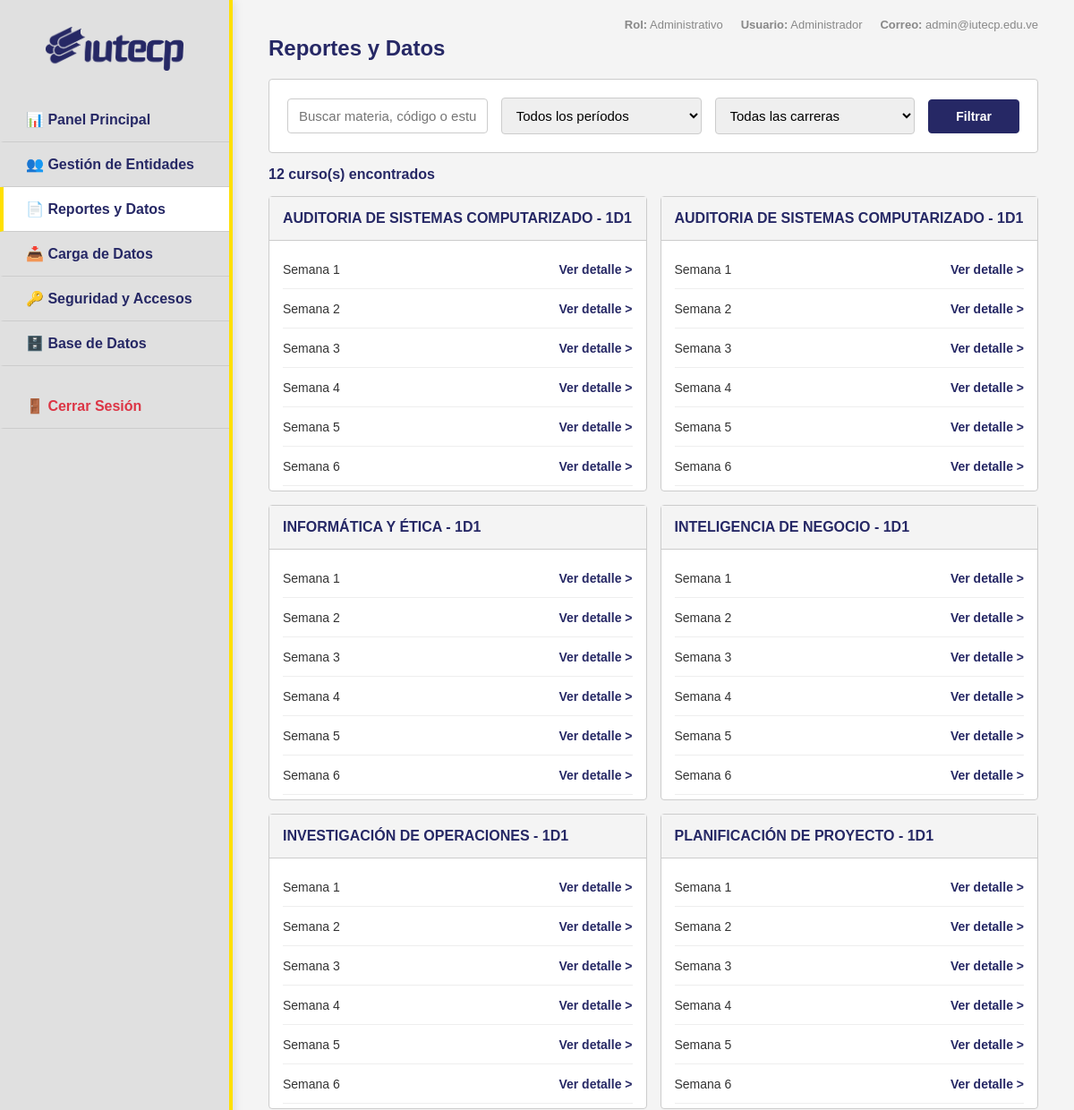
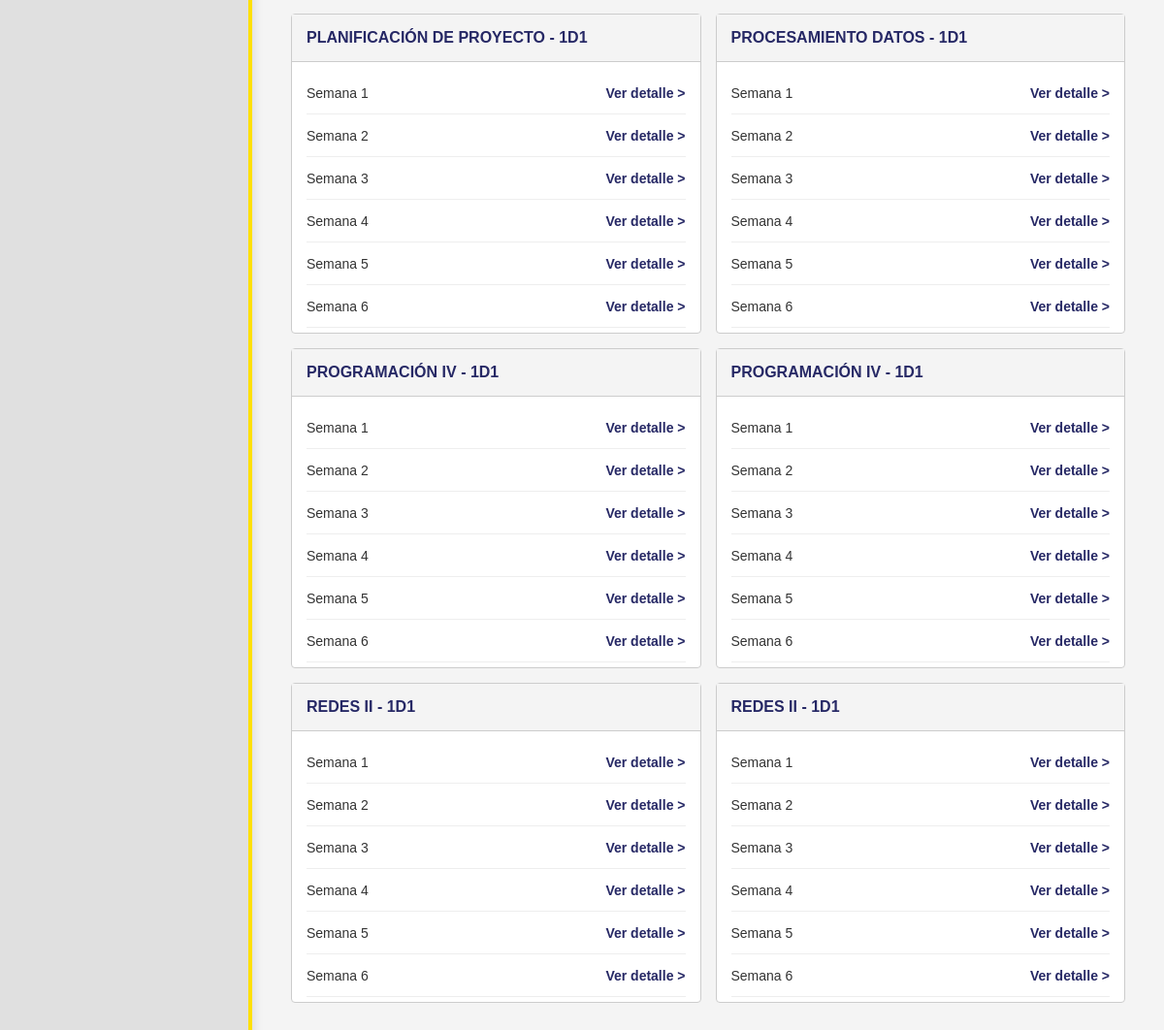
Screenshot of /admin/reportes.php (signed in) with the database file from the repository (2 pictures, top to bottom).
### tables this page shows
CREATE TABLE `cursos` (
  `id` int(11) NOT NULL AUTO_INCREMENT,
  `nombre` varchar(255) NOT NULL,
  `codigo` varchar(50) DEFAULT NULL,
  `carrera_id` int(11) DEFAULT NULL,
  `profesor_id` int(11) DEFAULT NULL,
  `aula` varchar(100) DEFAULT NULL,
  `seccion` varchar(20) DEFAULT NULL,
  `horario` varchar(100) DEFAULT NULL,
  `trayecto` int(11) NOT NULL DEFAULT 1,
  `creditos` int(11) NOT NULL DEFAULT 0,
  `tipo` enum('Obligatoria','Electiva') NOT NULL DEFAULT 'Obligatoria',
  `activo` tinyint(1) DEFAULT 1,
  `created_at` timestamp NULL DEFAULT current_timestamp(),
  PRIMARY KEY (`id`),
  KEY `profesor_id` (`profesor_id`),
  KEY `carrera_id` (`carrera_id`),
  CONSTRAINT `cursos_ibfk_1` FOREIGN KEY (`profesor_id`) REFERENCES `usuarios` (`id`),
  CONSTRAINT `cursos_ibfk_2` FOREIGN KEY (`carrera_id`) REFERENCES `carreras` (`id`)
);

### includes/academico.php (called while the page is built, shortened)
<?php
function obtenerPeriodoActual(): string {
    global $pdo;
    if (isset($pdo)) {
        try {
            $stmt = $pdo->prepare("SELECT valor FROM configuracion WHERE clave = ?");
            $stmt->execute(['periodo_activo']);
            $periodo = $stmt->fetchColumn();
            if ($periodo) return $periodo;
        } catch (Exception $e) {}
    }
    $anio = date('Y');
    return "$anio-$cuatri";
}

### admin/reportes.php (the view, shortened to what this page needs)
<?php
require_once __DIR__ . "/../includes/config.php";
require_once __DIR__ . "/../includes/academico.php";
require_once __DIR__ . "/includes/header.php";
$periodo_selected = $_GET['periodo'] ?? '';
$search = trim($_GET['search'] ?? '');
$current = obtenerPeriodoActual();
$where_clauses = ["c.activo = 1"];
$params = [];
$where_sql = implode(' AND ', $where_clauses);
$join_sql = "";
$join_params = [];
$stmt = $pdo->prepare("
    SELECT DISTINCT c.id, c.nombre, c.codigo, c.seccion,
           u.nombre_completo as profesor,
           cr.nombre as carrera_nombre
    FROM cursos c
    LEFT JOIN inscripciones i ON i.curso_id = c.id $join_sql
    LEFT JOIN usuarios ue ON ue.id = i.estudiante_id
    JOIN usuarios u ON u.id = c.profesor_id
    JOIN carreras cr ON cr.id = c.carrera_id
    WHERE $where_sql
    ORDER BY cr.nombre, c.nombre
");
$stmt->execute(array_merge($join_params, $params));
$cursos = $stmt->fetchAll();
$detail_periodo = !empty($periodo_selected) ? $periodo_selected : $current;
?>
<div id="admin-reports">
    <h2 style="color:var(--primary);margin-bottom:20px">Reportes y Datos</h2>
    <div class="card" style="margin-bottom:15px">
        <div class="filters">
            <form method="GET" action="" style="display:contents" onkeydown="if(event.key==='Enter'&&event.target.tagName!=='TEXTAREA'){event.preventDefault();this.querySelector('button[type=submit]').click()}">
                <input type="text" name="search" placeholder="Buscar materia, código o estudiante..." value="<?= htmlspecialchars($search) ?>" />
                <select name="periodo">
                    <option value="">Todos los períodos</option>
                </select>
                <select name="carrera">
                    <option value="">Todas las carreras</option>
                </select>
                <button type="submit" class="btn btn-primary">Filtrar</button>
            </form>
        </div>
    </div>
    <div id="admin-reports-list">
        <?php if (empty($cursos)): ?>
        <p style="padding:20px;text-align:center;color:#888">No hay cursos para este período.</p>
        <?php else: ?>
        <h3 style="color:var(--secondary);margin-bottom:15px;font-size:16px">
            <?= count($cursos) ?> curso(s) encontrados
        </h3>
        <div class="admin-accordions-grid">
            <?php foreach ($cursos as $curso): ?>
            <details class="class-accordion" open>
                <summary><?= htmlspecialchars($curso['nombre'] ?? '') ?><?= $curso['seccion'] ? ' - ' . htmlspecialchars($curso['seccion']) : '' ?></summary>
                <ul class="weeks-list">
                    <?php for ($w = 1; $w <= 12; $w++): ?>
                    <li class="clickable-week" onclick="viewReportDetalle(<?= $curso['id'] ?>, <?= $w ?>, '<?= htmlspecialchars($curso['nombre'] ?? '', ENT_QUOTES) ?>', '<?= $detail_periodo ?>')">
                        <span>Semana <?= $w ?></span>
                        <span style="color:var(--secondary);font-weight:bold">Ver detalle ></span>
                    </li>
                    <?php endfor; ?>
                </ul>
            </details>
            <?php endforeach; ?>
        </div>
        <?php endif; ?>
    </div>
</div>
<?php require_once __DIR__ . "/includes/footer.php"; ?>

### style.css (style rules this page uses)
:root { color-scheme: light; --primary: #262865; --secondary: #262865; --accent: #ffe001; --bg-light: #f4f4f4; --white: #ffffff; --border-color: #cccccc; --text-dark: #333333; }
* { margin: 0; padding: 0; box-sizing: border-box; font-family: Arial, Helvetica, sans-serif; -webkit-tap-highlight-color: transparent; }
body { background-color: var(--bg-light); color: var(--text-dark); min-height: 100vh; display: flex; flex-direction: column; }
.btn { padding: 10px 15px; border: 1px solid transparent; border-radius: 4px; cursor: pointer; font-weight: bold; font-size: 14px; }
.btn-accent, .btn-primary { background-color: var(--primary); color: var(--white); border: 1px solid var(--primary); transition: opacity 0.2s ease; }
.card { background: var(--white); border: 1px solid var(--border-color); border-radius: 4px; padding: 20px; }
input:where(:not([type="radio"]):not([type="checkbox"])), select { width: 100%; padding: 10px 12px; font-size: 15px; margin-bottom: 15px; border: 1px solid var(--border-color); border-radius: 4px; transition: border-color 0.3s ease, box-shadow 0.3s ease; }
.filters { display: flex; flex-direction: row; gap: 15px; align-items: center; }
.filters select, .filters input { margin-bottom: 0; flex: 1; }
.filters button { width: auto !important; padding: 10px 30px; height: 100%; }
.admin-accordions-grid { display: grid; grid-template-columns: repeat(auto-fill, minmax(300px, 1fr)); gap: 15px; align-items: start; }
.admin-accordions-grid .class-accordion { margin-bottom: 0; }
.admin-accordions-grid .class-accordion summary { pointer-events: none; }
.admin-accordions-grid .class-accordion summary::after { display: none; }
.class-accordion { background: var(--white); border: 1px solid var(--border-color); border-radius: 4px; margin-bottom: 10px; }
.class-accordion summary { padding: 15px; font-weight: bold; background: var(--bg-light); color: var(--primary); cursor: pointer; list-style: none; display: flex; justify-content: space-between; align-items: center; }
.class-accordion summary::marker { display: none; }
.class-accordion summary::after { content: ""; display: inline-block; width: 7px; height: 7px; border-right: 2px solid var(--primary); border-bottom: 2px solid var(--primary); transform: rotate(45deg); margin-right: 4px; margin-top: -2px; flex-shrink: 0; }
.class-accordion[open] summary::after { transform: rotate(225deg); margin-top: 2px; }
.weeks-list { list-style: none; padding: 10px 15px; border-top: 1px solid var(--border-color); max-height: 280px; overflow-y: auto; }
.weeks-list li { padding: 6px 0; display: flex; justify-content: space-between; align-items: center; font-size: 14px; border-bottom: 1px solid #eee; min-height: 44px; box-sizing: border-box; }
.clickable-week { cursor: default; }

### rows the page displays
cursos: nombre "AUDITORIA DE SISTEMAS COMPUTARIZADO", seccion "1D1"
cursos: nombre "AUDITORIA DE SISTEMAS COMPUTARIZADO", seccion "1D1"
cursos: nombre "INFORMÁTICA Y ÉTICA", seccion "1D1"
cursos: nombre "INTELIGENCIA DE NEGOCIO", seccion "1D1"
cursos: nombre "INVESTIGACIÓN DE OPERACIONES", seccion "1D1"
cursos: nombre "PLANIFICACIÓN DE PROYECTO", seccion "1D1"
cursos: nombre "PLANIFICACIÓN DE PROYECTO", seccion "1D1"
cursos: nombre "PROCESAMIENTO DATOS", seccion "1D1"
cursos: nombre "PROGRAMACIÓN IV", seccion "1D1"
cursos: nombre "PROGRAMACIÓN IV", seccion "1D1"
cursos: nombre "REDES II", seccion "1D1"
cursos: nombre "REDES II", seccion "1D1"

### other values shown
$_SESSION['nombre'] "Administrador"
$_SESSION['email'] "admin@iutecp.edu.ve"
count($cursos) "12"
